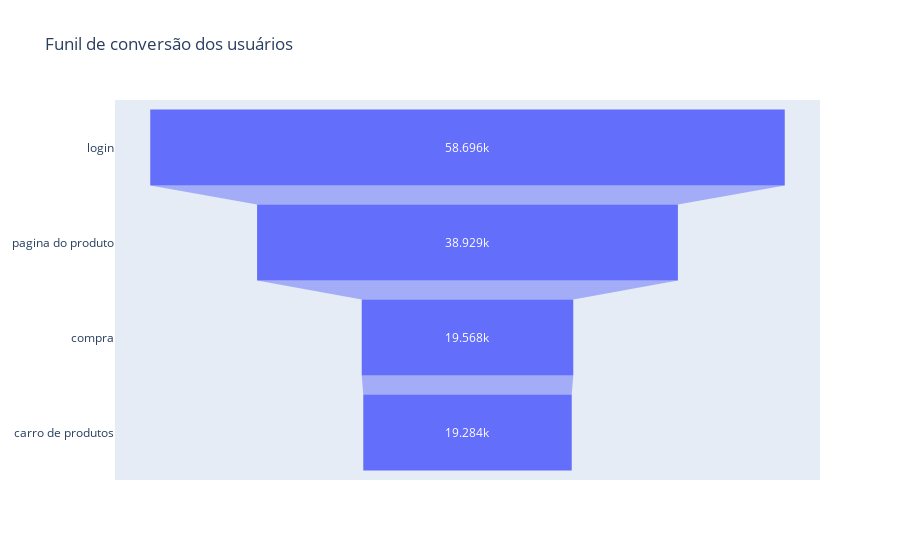

Notebook source saved alongside this figure:
### Code cell
etapas = funil_label
valores = valores_por_cliente

fig = go.Figure(go.Funnel(y = etapas, x = valores))
#titulo=Funil de conversão dos usuario
fig.update_layout(
    title='Funil de conversão dos usuários'
)
fig.show()

### Figure 1 — Plotly figure (JSON) as saved in the notebook; plotly's stock layout.template omitted (floating-point values rounded to 4 significant figures)
{"data": [{"type": "funnel", "x": [58696, 38929, 19568, 19284], "y": ["login", "pagina do produto", "compra", "carro de produtos"]}], "layout": {"title": {"text": "Funil de conversão dos usuários"}}}
